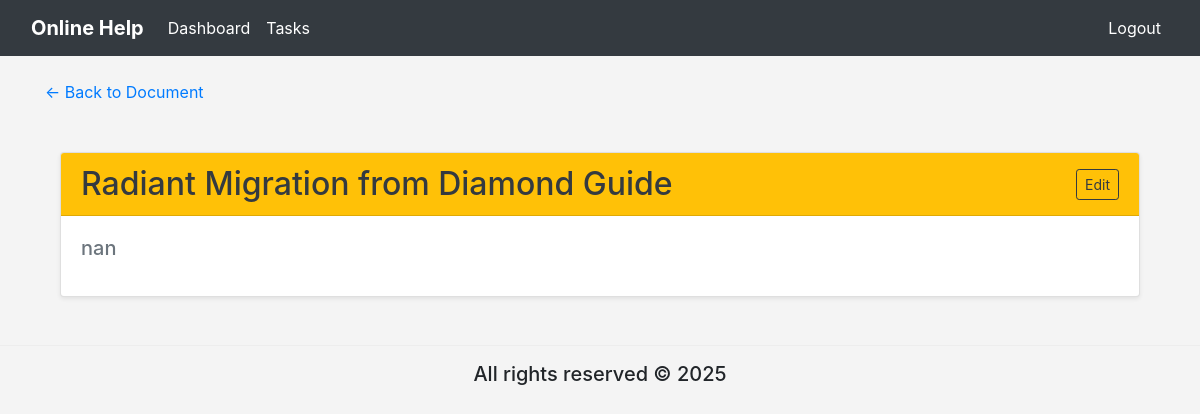
The page /online_help/tasks_test/per_documentation_test/191/per_section_test/191/ (signed in) on the database as committed earlier.
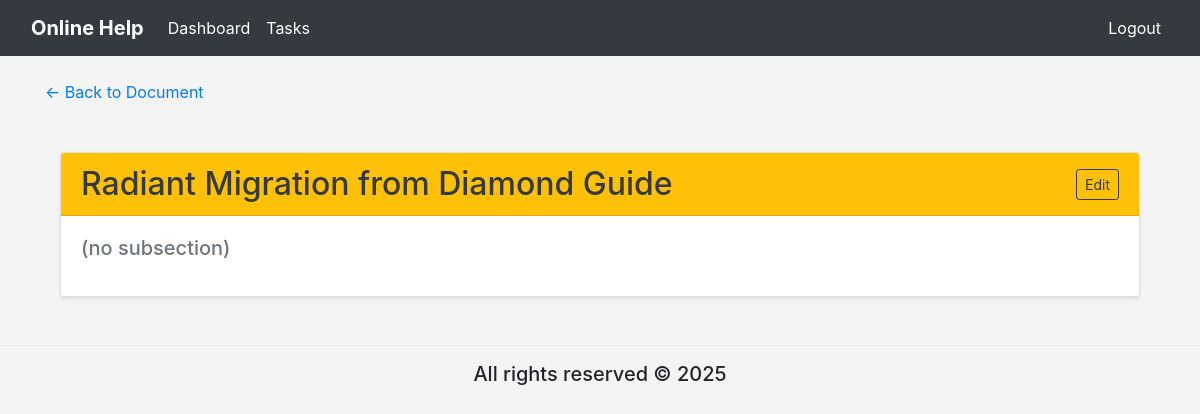
The same page on the database as committed later.
### online_help/models.py (models this page shows, shortened)
class Task(models.Model):
    document = models.CharField(max_length=255)
    section = models.CharField(max_length=255)
    sub_section = models.CharField(max_length=255)
    comments = models.TextField()
    SME = models.CharField(max_length=255, blank=True, null=True)
    color = models.CharField(max_length=50)
    completion = models.CharField(max_length=100, default='0%')
    created_at = models.DateTimeField(auto_now_add=True)  # Add this line

### online_help/views.py (the view)
# urls.py: path('tasks_test/per_documentation_test/<int:document_pk>/per_section_test/<int:section_pk>/', views.per_section_test, name='per_section_test'),
@login_required
def per_section_test(request, document_pk, section_pk):
    reference_task = get_object_or_404(Task, pk=section_pk)
    document_name = reference_task.document
    section_name = reference_task.section
    tasks = Task.objects.filter(document=document_name, section=section_name)
    return render(request, 'online_help/per_section_test.html', {
        'document_name': document_name,
        'section_name': section_name,
        'tasks': tasks,
        'document_pk': document_pk,
        'section_pk': section_pk,
    })

### online_help/templates/online_help/per_section_test.html
{% extends "online_help/base.html" %}
{% block content %}
{% load static %}
<link rel="stylesheet" href="{% static 'css/per_section.css' %}">
<link href="https://stackpath.bootstrapcdn.com/bootstrap/4.5.2/css/bootstrap.min.css" rel="stylesheet">
<p><a href="{% url 'online_help:per_documentation_test' document_pk=document_pk %}">← Back to Document</a></p>
<div class="container mt-5">
    <div class="card shadow-sm">
        <div class="card-header bg-warning text-dark d-flex justify-content-between align-items-center">
            <h2 class="mb-0">{{ section_name }}</h2>
            <a href="{% url 'online_help:per_section_edit_test' section_pk=section_pk %}" class="btn btn-outline-dark btn-sm">Edit</a>
        </div>
        <div class="card-body">
            <div class="mb-3">
            {% if tasks %}
                {% for task in tasks %}
                    <h5 class="text-muted">
                        <a href="{% url 'online_help:per_subsection_task_test' document_pk=document_pk section_pk=task.pk subsection_pk=task.pk %}" class="hover-link text-muted">
                            {{ task.sub_section }}
                        </a>
                    </h5>
                {% endfor %}
            {% else %}
                <p class="text-muted">No tasks found for this section.</p>
            {% endif %}
            </div>
        </div>
    </div>
</div>
{% endblock %}

Rows that differ between the two databases and show on the page:
changed Task "Radiant Migration from Diamond Guide": sub_section "nan" → "(no subsection)"
